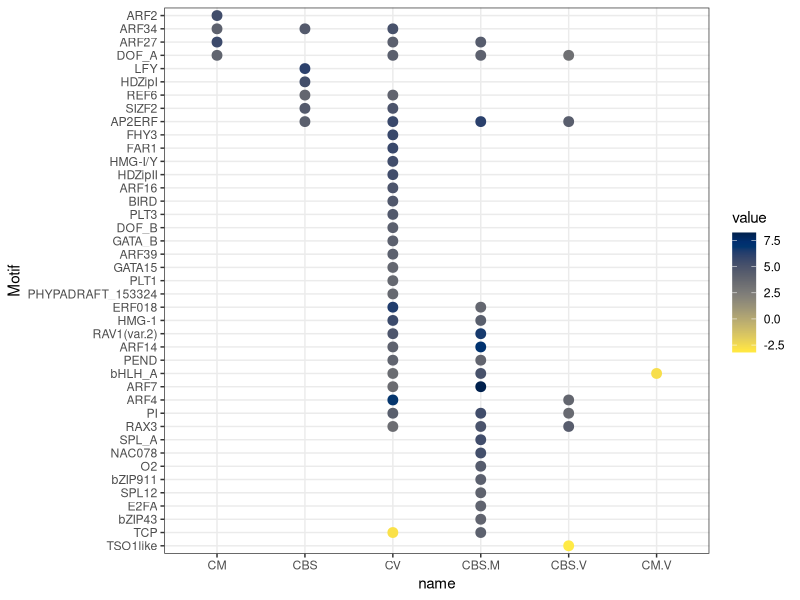

Reproduce this figure in R.
library(ggplot2)
library(tidyverse)
library(gplots)
library(viridis)

data <- read.csv("Figure_4B_motif.enrichment.csv")
data$Motif <- factor(data$Motif, levels=rev(c(data$Motif)))

data[data == 0] <- NA
data_long <- pivot_longer(data, -Motif)
data_long$name <- factor(data_long$name, levels = c("CM", "CBS", "CV", "CBS.M", "CBS.V", "CM.V"))
data_long <- drop_na(data_long)

ggplot(data_long, aes(name, Motif)) +
  geom_point(aes(colour = value), size = 3)+
  scale_color_viridis(option="E", direction = -1)+
  theme(axis.text.x = element_text(angle = 45))+
  scale_y_discrete(position = "left")+
  theme_bw()
